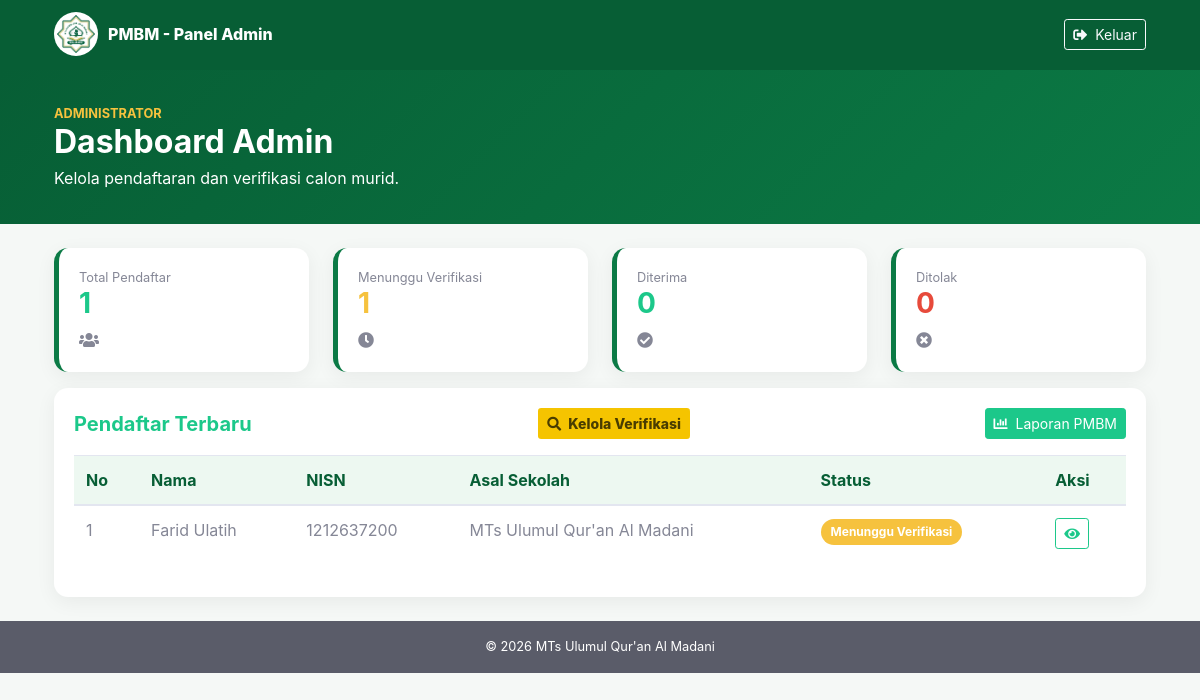
/dashboard_admin.php (signed in), run on the app's committed database.
### tables this page shows
CREATE TABLE `students` (
  `id` int(11) NOT NULL,
  `user_id` int(11) NOT NULL,
  `nama_sekolah_asal` varchar(150) DEFAULT NULL,
  `status_sekolah_asal` varchar(20) DEFAULT NULL,
  `npsn_nsm_asal` varchar(30) DEFAULT NULL,
  `alamat_sekolah_asal` text DEFAULT NULL,
  `nama` varchar(150) DEFAULT NULL,
  `nisn` varchar(20) DEFAULT NULL,
  `nik` varchar(20) DEFAULT NULL,
  `tempat_lahir` varchar(100) DEFAULT NULL,
  `tanggal_lahir` date DEFAULT NULL,
  `jk` varchar(20) DEFAULT NULL,
  `jumlah_saudara` int(11) DEFAULT NULL,
  `anak_ke` int(11) DEFAULT NULL,
  `cita_cita` varchar(100) DEFAULT NULL,
  `hobi` varchar(100) DEFAULT NULL,
  `telepon` varchar(30) DEFAULT NULL,
  `email` varchar(150) DEFAULT NULL,
  `pembiaya_sekolah` varchar(100) DEFAULT NULL,
  `pra_sekolah` varchar(50) DEFAULT NULL,
  `imunisasi` varchar(50) DEFAULT NULL,
  `no_kk` varchar(20) DEFAULT NULL,
  `nama_kepala_keluarga` varchar(150) DEFAULT NULL,
  `nama_ayah` varchar(150) DEFAULT NULL,
  `status_ayah` varchar(30) DEFAULT NULL,
  `nik_ayah` varchar(20) DEFAULT NULL,
  `tanggal_lahir_ayah` date DEFAULT NULL,
  `pendidikan_ayah` varchar(80) DEFAULT NULL,
  `pekerjaan_ayah` varchar(150) DEFAULT NULL,
  `penghasilan_ayah` varchar(100) DEFAULT NULL,
  `hp_ayah` varchar(30) DEFAULT NULL,
  `nama_ibu` varchar(150) DEFAULT NULL,
  `status_ibu` varchar(30) DEFAULT NULL,
  `nik_ibu` varchar(20) DEFAULT NULL,
  `tanggal_lahir_ibu` date DEFAULT NULL,
  `pendidikan_ibu` varchar(80) DEFAULT NULL,
  `pekerjaan_ibu` varchar(150) DEFAULT NULL,
  `penghasilan_ibu` varchar(100) DEFAULT NULL,
  `hp_ibu` varchar(30) DEFAULT NULL,
  `kepemilikan_rumah_ayah` varchar(100) DEFAULT NULL,
  `provinsi_ayah` varchar(100) DEFAULT NULL,
  `kabupaten_ayah` varchar(100) DEFAULT NULL,
  `kecamatan_ayah` varchar(100) DEFAULT NULL,
  `kelurahan_ayah` varchar(100) DEFAULT NULL,
  `rt_ayah` varchar(10) DEFAULT NULL,
  `rw_ayah` varchar(10) DEFAULT NULL,
  `jalan_ayah` text DEFAULT NULL,
  `kode_pos_ayah` varchar(10) DEFAULT NULL,
  `alamat_ibu_status` varchar(40) DEFAULT NULL,
  `kepemilikan_rumah_ibu` varchar(100) DEFAULT NULL,
  `provinsi_ibu` varchar(100) DEFAULT NULL,
  `kabupaten_ibu` varchar(100) DEFAULT NULL,
  `kecamatan_ibu` varchar(100) DEFAULT NULL,
  `kelurahan_ibu` varchar(100) DEFAULT NULL,
  `rt_ibu` varchar(10) DEFAULT NULL,
  `rw_ibu` varchar(10) DEFAULT NULL,
  `jalan_ibu` text DEFAULT NULL,
  `kode_pos_ibu` varchar(10) DEFAULT NULL,
  `domisili_murid` varchar(100) DEFAULT NULL,
  `transportasi` varchar(100) DEFAULT NULL,
  `jarak_rumah` varchar(100) DEFAULT NULL,
  `waktu_tempuh` varchar(100) DEFAULT NULL,
  `kebutuhan_khusus` varchar(200) DEFAULT NULL,
  `kebutuhan_disabilitas` varchar(100) DEFAULT NULL,
  `status_wali` varchar(100) DEFAULT NULL,
  `nama_wali` varchar(150) DEFAULT NULL,
  `hp_wali` varchar(30) DEFAULT NULL,
  `tinggal_bersama` varchar(100) DEFAULT NULL,
  `alamat_wali` text DEFAULT NULL,
  `status` varchar(40) DEFAULT 'Menunggu Verifikasi',
  `created_at` timestamp NOT NULL DEFAULT current_timestamp(),
  `updated_at` timestamp NOT NULL DEFAULT current_timestamp()
    ON UPDATE current_timestamp()
);

### dashboard_admin.php (the view, shortened to what this page needs)
<?php
require_once 'config/database.php';
function e($v){return htmlspecialchars($v ?? '',ENT_QUOTES,'UTF-8');}
$stats = ['total'=>0,'menunggu'=>0,'diterima'=>0,'ditolak'=>0];
$q = mysqli_query($conn, "SELECT COUNT(*) total FROM students");
if($q){$stats['total']=(int)mysqli_fetch_assoc($q)['total'];}
$q = mysqli_query($conn, "SELECT COUNT(*) total FROM students WHERE status LIKE '%Menunggu%' OR status LIKE '%Verifikasi%'");
if($q){$stats['menunggu']=(int)mysqli_fetch_assoc($q)['total'];}
$q = mysqli_query($conn, "SELECT COUNT(*) total FROM students WHERE status LIKE '%Diterima%' OR status LIKE '%Disetujui%'");
if($q){$stats['diterima']=(int)mysqli_fetch_assoc($q)['total'];}
$q = mysqli_query($conn, "SELECT COUNT(*) total FROM students WHERE status LIKE '%Tolak%'");
if($q){$stats['ditolak']=(int)mysqli_fetch_assoc($q)['total'];}
$students = [];
$q = mysqli_query($conn, "SELECT id,nama,nisn,nik,jk,nama_sekolah_asal,status,created_at FROM students ORDER BY id DESC LIMIT 10");
if($q){while($r=mysqli_fetch_assoc($q))$students[]=$r;}
?>
<!DOCTYPE html>
<html lang="id">
<head>
<link rel="stylesheet" href="assets/css/sb-admin-2.min.css"><link rel="stylesheet" href="assets/vendor/fontawesome-free/css/all.min.css">
</head>
<body>
<nav class="topbar"><div class="container d-flex justify-content-between align-items-center"><a href="../index.php" class="brand d-flex align-items-center"><img src="assets/img/logo.png" alt="Logo"><span>PMBM - Panel Admin</span></a><a href="logout.php" class="btn btn-sm btn-outline-light"><i class="fas fa-sign-out-alt mr-1"></i> Keluar</a></div></nav>
<section class="hero"><div class="container"><div class="small text-warning font-weight-bold">ADMINISTRATOR</div><h1 class="h2 font-weight-bold mb-1">Dashboard Admin</h1><p class="mb-0">Kelola pendaftaran dan verifikasi calon murid.</p></div></section>
<div class="container my-4">
<div class="row">
<?php foreach([['total','Total Pendaftar','fa-users','success'],['menunggu','Menunggu Verifikasi','fa-clock','warning'],['diterima','Diterima','fa-check-circle','success'],['ditolak','Ditolak','fa-times-circle','danger']] as $s): ?>
<div class="col-md-3 mb-3"><div class="card stat h-100"><div class="card-body"><div class="text-muted small"><?= $s[1] ?></div><div class="h3 font-weight-bold text-<?= $s[3] ?>"><?= $stats[$s[0]] ?></div><i class="fas <?= $s[2] ?> text-muted"></i></div></div></div>
<?php endforeach; ?>
</div>
<div class="card mb-4"><div class="card-body">
<div class="d-flex justify-content-between align-items-center mb-3"><h5 class="font-weight-bold text-success mb-0">Pendaftar Terbaru</h5><a href="admin/verifikasi.php" class="btn btn-main btn-sm"><i class="fas fa-search mr-1"></i> Kelola Verifikasi</a>
<a href="admin/laporan.php" class="btn btn-success btn-sm ml-2"><i class="fas fa-chart-bar mr-1"></i> Laporan PMBM</a></div>
<div class="table-responsive"><table class="table table-hover">
<thead><tr><th>No</th><th>Nama</th><th>NISN</th><th>Asal Sekolah</th><th>Status</th><th>Aksi</th></tr></thead>
<tbody>
<?php if(!$students): ?><tr><td colspan="6" class="text-center text-muted py-4">Belum ada pendaftar.</td></tr>
<?php else: foreach($students as $i=>$s): $sc=stripos($s['status'],'tolak')!==false?'danger':(stripos($s['status'],'diterima')!==false||stripos($s['status'],'setujui')!==false?'success':'warning'); ?>
<tr><td><?= $i+1 ?></td><td><?= e($s['nama']) ?></td><td><?= e($s['nisn']) ?></td><td><?= e($s['nama_sekolah_asal']) ?></td><td><span class="badge badge-<?= $sc ?> badge-status"><?= e($s['status']) ?></span></td><td><a class="btn btn-sm btn-outline-success" href="admin/verifikasi.php?id=<?= (int)$s['id'] ?>"><i class="fas fa-eye"></i></a></td></tr>
<?php endforeach; endif; ?>
</tbody></table></div></div></div>
</div>
<footer class="bg-dark text-white text-center py-3 small">© <?= date('Y') ?> MTs Ulumul Qur'an Al Madani</footer>
</body></html>

### dashboard_admin.php (style rules this page uses)
:root { --gd:#075e35;--g:#0b7a45;--y:#f5c400 }
body { background:#f5f8f6 }
.topbar { background:var(--gd);padding:12px 0 }
.brand { color:#fff!important;text-decoration:none;font-weight:800 }
.brand img { width:44px;height:44px;object-fit:contain;background:#fff;border-radius:50%;padding:3px;margin-right:10px }
.hero { background:linear-gradient(135deg,var(--gd),var(--g));color:#fff;padding:34px 0 }
.card { border:0;border-radius:14px;box-shadow:0 5px 20px rgba(0,0,0,.06) }
.stat { border-left:5px solid var(--g) }
.table thead { background:#edf8f1;color:var(--gd) }
.badge-status { padding:7px 10px;border-radius:15px }
.btn-main { background:var(--y);color:#493d00;font-weight:800 }

### data on the page
students: nama "Farid Ulatih", nisn "1212637200", nama_sekolah_asal "MTs Ulumul Qur'an Al Madani", status "Menunggu Verifikasi"

### other printed values
$s[1] "Total Pendaftar"
$stats[$s[0]] "1"
$s[1] "Menunggu Verifikasi"
$s[1] "Diterima"
$stats[$s[0]] "0"
$s[1] "Ditolak"
